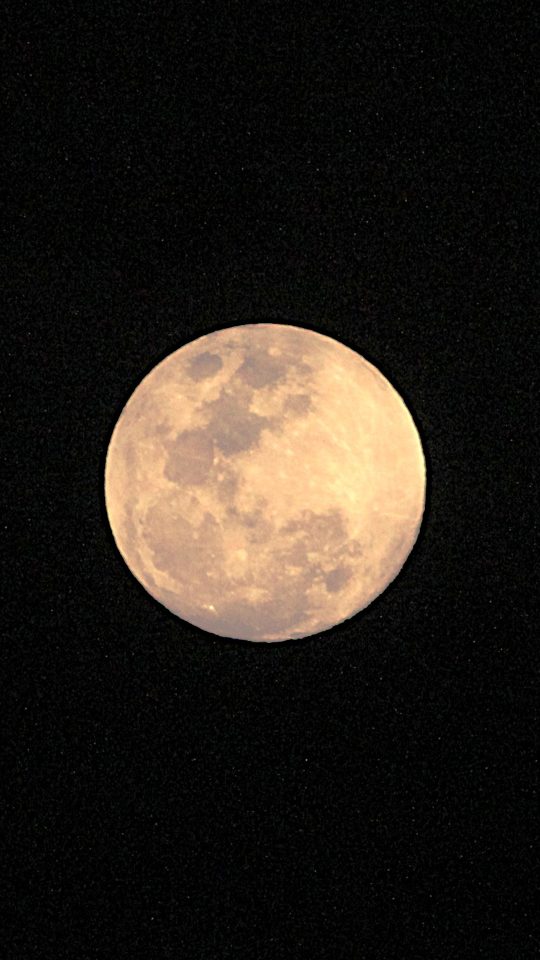
#> input picture assets/original/a53ad038def65c610cf2.jpg, 1080 x 1920 px (shown at 1/2 size)
$ python cutout.py ../assets/original/a53ad038def65c610cf2.jpg out.png
#> lines starting #> are read from the running program, lines starting #| are printed output that depends on the picture
#!/usr/bin/env python3
"""
ALFA CUTOUT ÜRETİMİ

Mimarinin göbeğindeki engel buydu: katmanlı kolaj, alfa kanallı parça ister.
Görsel modellerinin çoğu şeffaf arka plan vermiyor.

=========================== NEDEN MODEL YOK ===========================

rembg/u2net gibi segmentasyon modelleri ~176 MB indirme ister ve bu ortamın ağ
politikası o hostları engelliyor. Ama daha önemlisi: bu estetik için gerekli
DEĞİL.

Referans stil zaten "aged newsprint üstünde siyah-beyaz halftone mürekkep".
Yani görsel modelinden BEYAZ ZEMİNDE HALFTONE istendiğinde, alfa kanalı
doğrudan parlaklıktan türetilebilir: koyu mürekkep opak, beyaz kağıt şeffaf.
Segmentasyon problemi hiç ortaya çıkmıyor.

İki mod var:

  ink   — parlaklık → alfa. Halftone grafik, gravür, siluet, harita, damga
          için doğru mod. Sıfır maliyet, mükemmel kenar, model yok.
          Bedeli: öznenin AÇIK tonları da şeffaflaşır (beyaz gömlek delik
          olur). Grafik öğede istenen davranış, portrede değil.

  matte — kenardan taşma-doldurma. Öznenin tam ton aralığı korunur, ama
          arka planın tekdüze olmasını şart koşar. Portre ve nesne için.

=========================== ALFA DOĞRULAMA ===========================

Bu modülün en önemli parçası `verify_alpha`. Diğer bir yaklaşımda prompt'a
"TRANSPARENCY IS MANDATORY" yazılmış ama modelden `image/jpeg` istenmişti —
JPEG'in alfa kanalı YOKTUR. Sonuç: dört opak katman üst üste biniyor, en
üstteki alttakileri tamamen kapatıyor, ve hiçbir yerde kontrol edilmediği için
sessizce bozuk çalışıyor.

Buradaki kural: alfa üretildiğini İDDİA ETMEK yetmez, ÖLÇÜLÜR. Tamamen opak
ya da tamamen şeffaf çıktı hatadır ve reddedilir.
"""

from __future__ import annotations

import argparse
import sys
from collections import deque
from pathlib import Path

import numpy as np
from PIL import Image

# Kabul edilebilir alfa aralığı: bu sınırların dışı "cutout olmamış" demektir.
MIN_OPAQUE_SHARE = 0.02   # görselin en az %2'si opak olmalı, yoksa boş
# ============ %94 KAPIYI AÇIK BIRAKIYORDU ============
# 5. turda `matte`, beş görselin beşinde de "GEÇTİ" dedi ama hiçbir şey
# kesmemişti; 02-fact-a %90.9 opak çıktı, yani neredeyse tam dikdörtgen, ve
# %94 sınırının altında kaldığı için storyboard'a bağlandı. Kompoze karede
# sonuç çerçeve içinde çerçeve oldu.
# Aynı beş görselde `seg`in ölçülen opaklığı: %17.7 / %36.6 / %62.6. Sınır o
# aralığın üstüne, matte'in ürettiği en düşük değerin (%59.3 plaka, %80.0
# parça) altına kondu.
MAX_OPAQUE_SHARE = 0.78
# DIŞ HALKA. Gerçek bir kesikte karenin dış çeperi boş olur. 5. turda seg
# üçünde de %0.0 verdi; kesmeyen matte aynı görselde %40.6'ya çıktı.
MAX_BORDER_SHARE = 0.15


class CutoutError(RuntimeError):
    pass


# --------------------------------------------------------------------------
# ink modu
# --------------------------------------------------------------------------
def ink_alpha(rgb: np.ndarray, white_point: int = 238, black_point: int = 60) -> np.ndarray:
    """
    Parlaklığı alfaya çevir: beyaz kağıt şeffaf, koyu mürekkep opak.

    white_point/black_point arası doğrusal geçiş verir, yani halftone
    noktalarının kenarı yumuşak kalır — sert eşik "merdiven" kenar üretirdi.
    """
    luma = (0.299 * rgb[:, :, 0] + 0.587 * rgb[:, :, 1] + 0.114 * rgb[:, :, 2]).astype(np.float32)
    a = (white_point - luma) / max(white_point - black_point, 1)
    return np.clip(a, 0.0, 1.0)


# --------------------------------------------------------------------------
# matte modu
# --------------------------------------------------------------------------
# [304 lines left out: functions border_flood_alpha, chroma_alpha, _label_components, drop_speckles, keep_largest_blob, despill and 1 more, not called in this run]


# --------------------------------------------------------------------------
# halftone + doğrulama
# --------------------------------------------------------------------------
def to_halftone(rgb: np.ndarray, contrast: float = 1.25) -> np.ndarray:
    """
    Gri tona indir ve kontrastı aç. Renk bilgisi ATILIR: referans stilde her
    fotoğraf siyah-beyaz halftone, tek aksan rengi kompozisyonun kendisinden
    geliyor. Renkli cutout paleti anında bozar.
    """
    luma = (0.299 * rgb[:, :, 0] + 0.587 * rgb[:, :, 1] + 0.114 * rgb[:, :, 2]).astype(np.float32)
    out = (luma - 128.0) * contrast + 128.0
    g = np.clip(out, 0, 255).astype(np.uint8)
    return np.dstack([g, g, g])


def verify_alpha(alpha: np.ndarray) -> dict:
    """
    Alfanın gerçekten anlamlı olduğunu ÖLÇ.

    Bu fonksiyon var, çünkü alfa üretimini iddia etmek ile üretmek arasındaki
    farkı yalnızca ölçüm kapatır. Tamamen opak çıktı "kesilmemiş", tamamen
    şeffaf çıktı "her şey silinmiş" demektir; ikisi de sessizce geçmemeli.
    """
    opaque = float((alpha > 0.6).mean())
    transparent = float((alpha < 0.1).mean())
    # Yarı saydam kenar bandı: gerçek bir kesikte küçük ama sıfır olmayan olur.
    edge = float(((alpha >= 0.1) & (alpha <= 0.6)).mean())
    border = _border_opaque_share(alpha)
    ok = (
        MIN_OPAQUE_SHARE <= opaque <= MAX_OPAQUE_SHARE
        and transparent > 0.02
        and border <= MAX_BORDER_SHARE
    )
    return {
        "opaque_share": round(opaque, 4),
        "transparent_share": round(transparent, 4),
        "edge_share": round(edge, 4),
        "border_share": round(border, 4),
        "ok": ok,
    }


def _border_opaque_share(alpha: np.ndarray, frac: float = 0.02) -> float:
    """
    Karenin dış çeperinin ne kadarı opak?

    Kesilmiş bir öğe çeperi boş bırakır. Kesilmemiş bir dikdörtgen çeperi
    doldurur. Bu, "opak oranı" kapısının kaçırdığı durumu yakalar: 5. turda
    matte'in ürettiği maskeler sayısal olarak makul opaklıktaydı ama çeperi
    doluydu, yani aslında hiç kesilmemişlerdi.
    """
    h, w = alpha.shape
    k = max(2, int(min(h, w) * frac))
    ring = np.zeros((h, w), dtype=bool)
    ring[:k, :] = ring[-k:, :] = True
    ring[:, :k] = ring[:, -k:] = True
    return float((alpha[ring] > 0.6).mean())


def trim_to_content(rgba: np.ndarray, pad: int = 6) -> np.ndarray:
    """
    Şeffaf kenar boşluğunu kırp.

    Gerekli: model genelde özneyi karenin ortasına küçük koyar, etrafı boş
    bırakır. Kırpılmazsa Remotion'da cutout'un görünen boyutu istenenin çok
    altında kalır ve yerleşim bozulur.
    """
    a = rgba[:, :, 3]
    ys, xs = np.where(a > 40)
    if len(ys) == 0:
        return rgba
    y0 = max(int(ys.min()) - pad, 0)
    y1 = min(int(ys.max()) + pad + 1, rgba.shape[0])
    x0 = max(int(xs.min()) - pad, 0)
    x1 = min(int(xs.max()) + pad + 1, rgba.shape[1])
    return rgba[y0:y1, x0:x1]


def make_cutout(
    src: Path,
    dst: Path,
    mode: str = "ink",
    halftone: bool = True,
    tolerance: int = 26,
    feather: int = 2,
    trim: bool = True,
) -> dict:
    """Bir görselden alfa kanallı cutout PNG üret. Ölçüm sözlüğü döndürür."""
    im = Image.open(src).convert("RGB")
    rgb = np.asarray(im)

    if mode == "seg":
        # Segmentasyon zeminden BAĞIMSIZ çalışır — beyaz zemin şartı yok.
        # Ölçüm gerekçesi ve düşme kuralı `pipeline/segment.py` başında.
        # `cutout.py` script olarak koşuyor (paket değil), o yüzden komşu dosya
        # sys.path üzerinden alınıyor.
        sys.path.insert(0, str(Path(__file__).resolve().parent))
        import segment as _seg  # type: ignore[import-not-found]

        alpha = _seg.segment_alpha(rgb)
        alpha = _seg.drop_halo(rgb, alpha)
        # Segment nadiren kopuk kırıntı bırakır; `drop_speckles` onları atar ve
        # `keep_largest_blob`ın aksine iç boşlukları DOLDURMAZ.
        alpha = drop_speckles(alpha)
    elif mode == "ink":
        alpha = ink_alpha(rgb)
    elif mode == "matte":
        alpha = border_flood_alpha(rgb, tolerance=tolerance, feather=feather)
        # matte özneden parça yiyebiliyor; en büyük bileşen + boşluk doldurma onarır.
        alpha = keep_largest_blob(alpha)
    elif mode == "chroma":
        alpha = chroma_alpha(rgb, feather=feather)
        # `keep_largest_blob` DEĞİL: bu modda özneden parça siliyor ve iç
        # boşlukları anahtar rengiyle dolduruyor. Ölçümü drop_speckles'ta.
        alpha = drop_speckles(alpha)
    else:
        raise CutoutError(f"bilinmeyen mod: {mode}")

    stats = verify_alpha(alpha)

    body = to_halftone(rgb) if halftone else rgb
    if mode == "chroma":
        # Kenardaki yarı saydam bandın rengi hâlâ magenta; nötrlenmezse kesiğin
        # çevresinde mor bir hâle kalıyor.
        body = despill(body)
    rgba = np.dstack([body, (alpha * 255).astype(np.uint8)])
    if trim:
        rgba = trim_to_content(rgba)

    dst.parent.mkdir(parents=True, exist_ok=True)
    Image.fromarray(rgba, mode="RGBA").save(dst, "PNG", optimize=True)

    stats["mode"] = mode
    stats["size"] = [int(rgba.shape[1]), int(rgba.shape[0])]
    stats["path"] = str(dst)
    return stats


def main() -> int:
    ap = argparse.ArgumentParser(description="Alfa kanallı kolaj cutout üret")
    ap.add_argument("src")
    ap.add_argument("dst")
    ap.add_argument("--mode", choices=["seg", "ink", "matte", "chroma"], default="ink")
    ap.add_argument("--no-halftone", action="store_true")
    ap.add_argument("--tolerance", type=int, default=26)
    ap.add_argument("--feather", type=int, default=2)
    ap.add_argument("--strict", action="store_true", help="alfa doğrulaması başarısızsa hata ver")
    a = ap.parse_args()

    stats = make_cutout(
        Path(a.src),
        Path(a.dst),
        mode=a.mode,
        halftone=not a.no_halftone,
        tolerance=a.tolerance,
        feather=a.feather,
    )
#> in make_cutout, im is the input picture: PIL image 1080x1920 RGB; mean R, G, B 39.5, 33.2, 26.7
#> in ink_alpha, `luma = (0.299 * rgb[:, :, 0] + 0.587 * rgb[:, :, 1] + 0.114 * rgb[:, :..`:
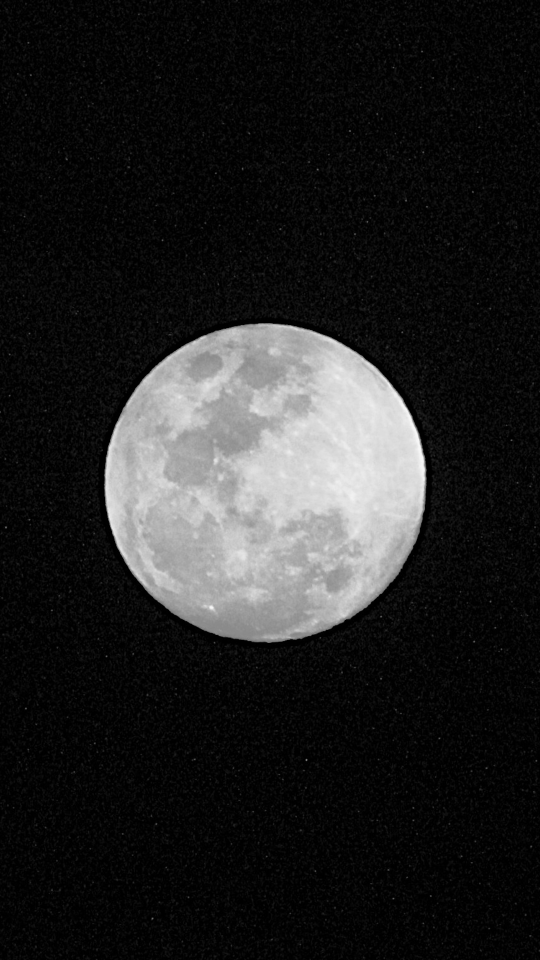
#> luma: shape (1920, 1080) float32 (shown at 1/2 size); min 0, max 248.6, mean 34.4
#> in ink_alpha, `a = (white_point - luma) / max(white_point - black_point, 1)`:
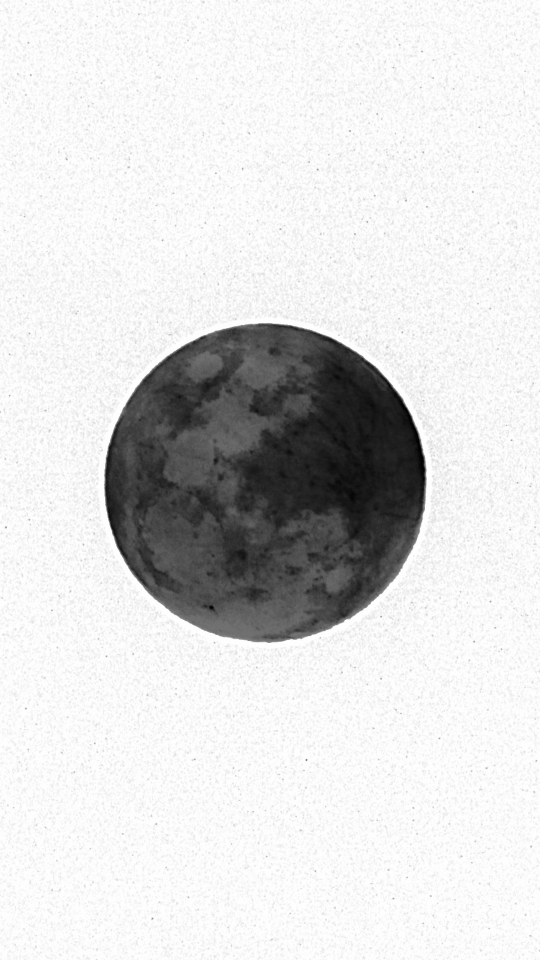
#> a: shape (1920, 1080) float32 (shown at 1/2 size); min -0.0596, max 1.34, mean 1.14; drawn with min black and max white
#> in verify_alpha, `opaque = float((alpha > 0.6).mean())`: opaque = 0.846
#> in verify_alpha, `transparent = float((alpha < 0.1).mean())`: transparent = 0.0166
#> in verify_alpha, `edge = float(((alpha >= 0.1) & (alpha <= 0.6)).mean())`: edge = 0.137
#> in verify_alpha, `border = _border_opaque_share(alpha)`: border = 1
#> in verify_alpha, `ok = ( MIN_OPAQUE_SHARE <= opaque <= MAX_OPAQUE_SHARE and transparent ..`: ok = False
#> in make_cutout, `stats = verify_alpha(alpha)`: stats = {'opaque_share': 0.846, 'transparent_share': 0.0166, 'edge_share': 0.138, 'border_share': 1, 'ok': False}
#> in to_halftone, `g = np.clip(out, 0, 255).astype(np.uint8)`:
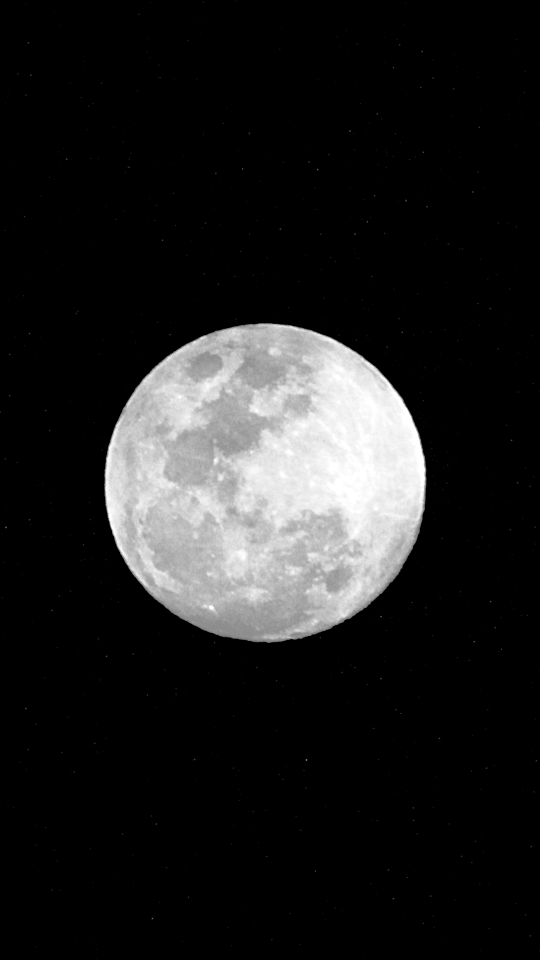
#> g: shape (1920, 1080) (shown at 1/2 size); min 0, max 255, mean 31.7
#> in make_cutout, `rgba = np.dstack([body, (alpha * 255).astype(np.uint8)])`:
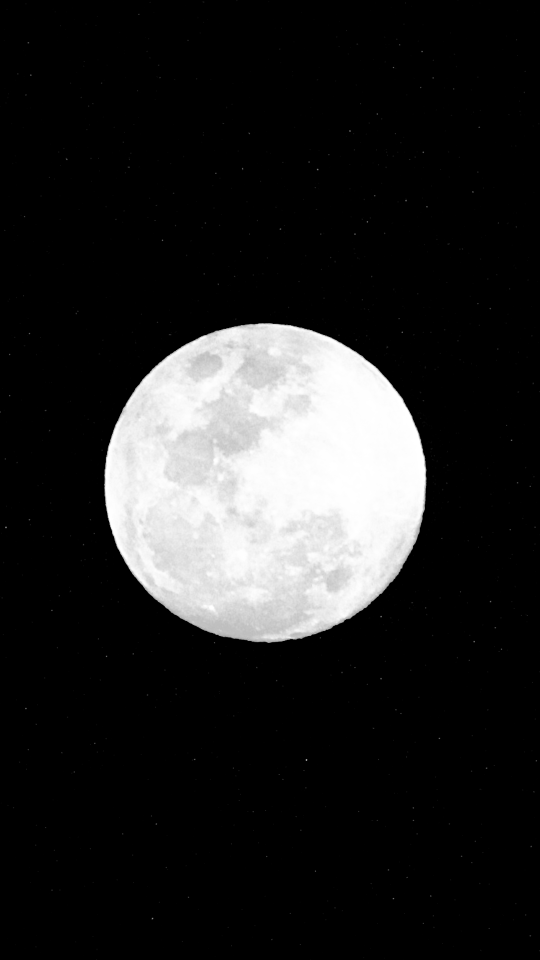
#> rgba: shape (1920, 1080, 4) (shown at 1/2 size); mean R, G, B, A 31.7, 31.7, 31.7, 226.2; transparent parts drawn white
#> in trim_to_content, `y0 = max(int(ys.min()) - pad, 0)`: y0 = 0
#> in trim_to_content, `y1 = min(int(ys.max()) + pad + 1, rgba.shape[0])`: y1 = 1920
#> in trim_to_content, `x0 = max(int(xs.min()) - pad, 0)`: x0 = 0
#> in trim_to_content, `x1 = min(int(xs.max()) + pad + 1, rgba.shape[1])`: x1 = 1080
#> stats = {'opaque_share': 0.846, 'transparent_share': 0.0166, 'edge_share': 0.138, 'border_share': 1, 'ok': False, 'mode': 'ink', 'size': [1080, 1920], 'path': 'out.png'}
    flag = "GEÇTİ" if stats["ok"] else "BAŞARISIZ"
#> flag = 'BAŞARISIZ'
    print(
        f"{stats['path']}  {stats['size'][0]}x{stats['size'][1]}  mod={stats['mode']}  "
        f"opak %{stats['opaque_share'] * 100:.1f}  şeffaf %{stats['transparent_share'] * 100:.1f}  "
        f"kenar %{stats['edge_share'] * 100:.2f}  çeper %{stats['border_share'] * 100:.1f}  alfa: {flag}"
    )
#| out.png  1080x1920  mod=ink  opak %84.6  şeffaf %1.7  kenar %13.75  çeper %100.0  alfa: BAŞARISIZ
    if a.strict and not stats["ok"]:
        return 2
    return 0


if __name__ == "__main__":
    sys.exit(main())
#> (the program exits here)
